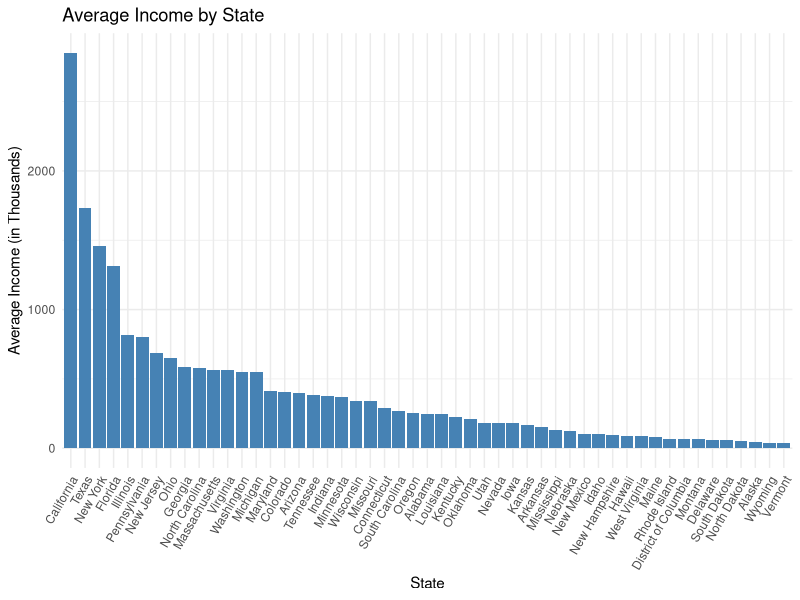
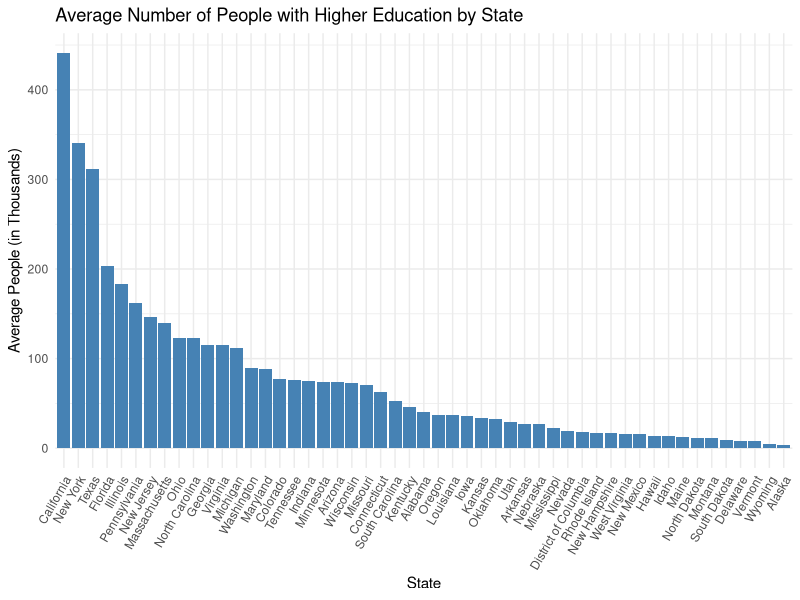
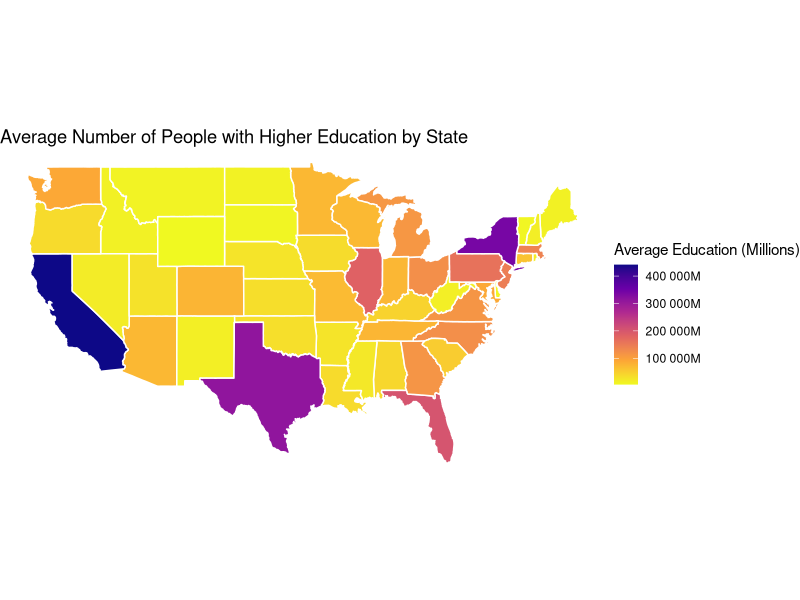
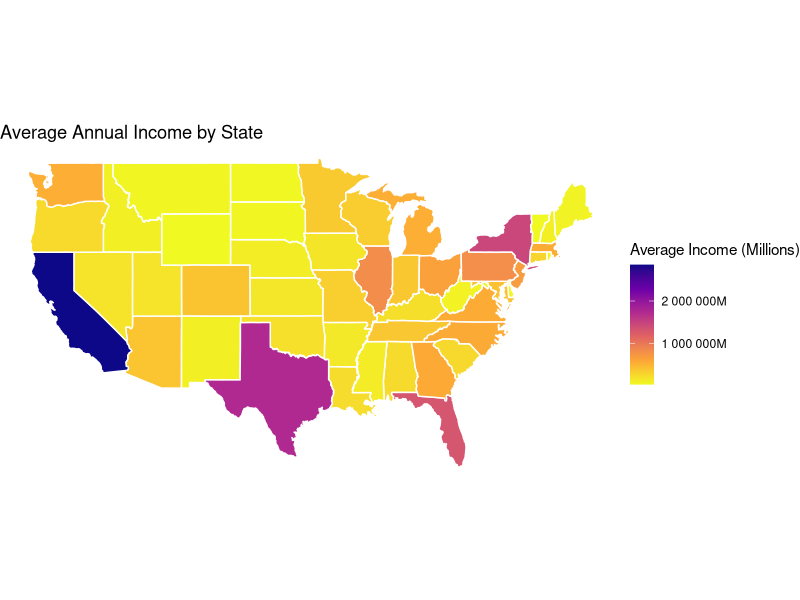
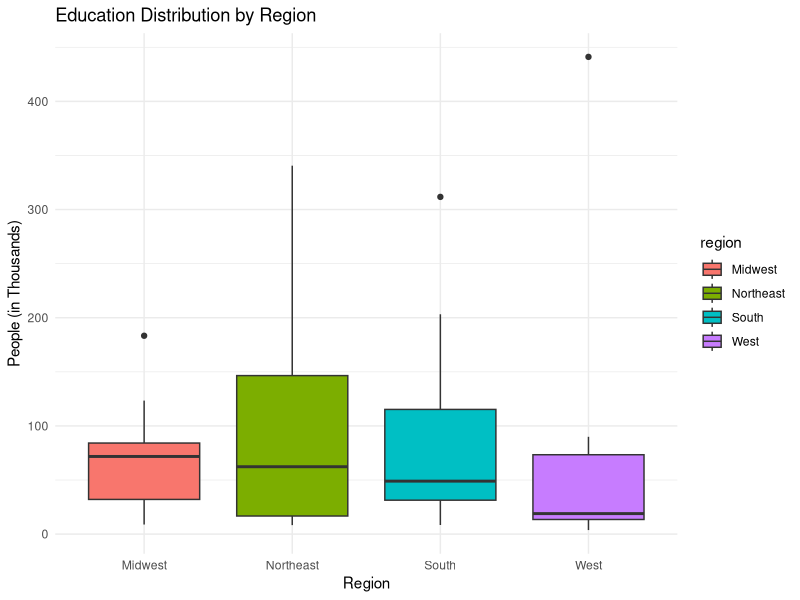
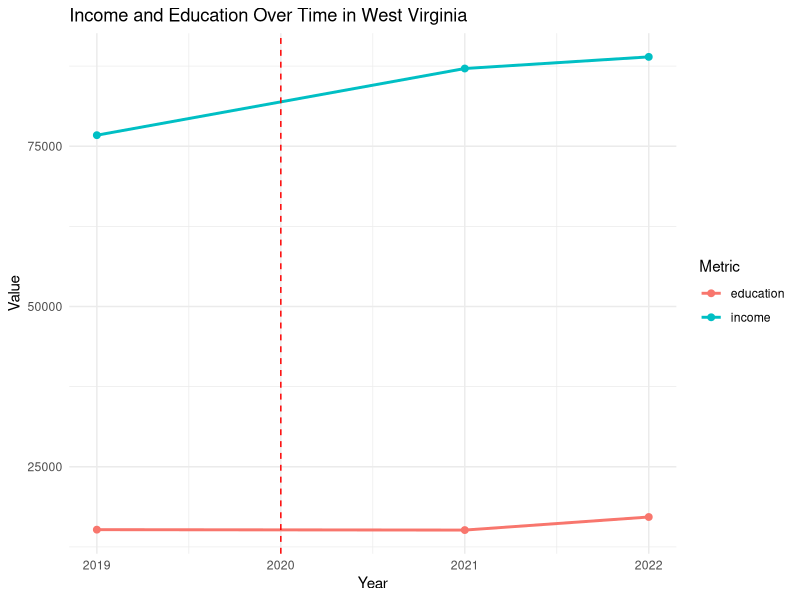

Source code (R) for these figures, in order:


#Install packages

install.packages("tidyverse")
library(tidyverse)
library(readr)
library(dplyr)
library(purrr)
library(tidyr)
library(ggplot2)
install.packages("maps")
library(maps)


##INIT##


#Setting The Working Directory
setwd("~/Documents/GitHub/Obesity/data")


##Load data

education2019 <- read_csv("education2019.csv")
education2021 <- read_csv("educayion2021.csv")
education2022 <- read_csv("education2022.csv")
income2019 <- read_csv("income2019.csv")
income2021 <- read_csv("income2021.csv")
income2022 <- read_csv("income2022.csv")




###Data cleaning####

##Education data

#Selection of columns with total estimate for each year

col_numbers<- c(2,seq(3,604, by=12))
education2019_clean<-education2019[,col_numbers]

col_numbers<- c(2,seq(3,604, by=12))
education2021_clean<-education2021[,col_numbers]

col_numbers<- c(2,seq(3,604, by=12))
education2022_clean<-education2022[,col_numbers]

# Add column year

education2019_clean <- education2019_clean %>%
  mutate(year = 2019)

education2021_clean <- education2021_clean %>%
  mutate(year = 2021)

education2022_clean <- education2022_clean %>%
  mutate(year = 2022)


#Selection of Population 18-24 years with bachelor's degree or higher for each year

Bachelor_2019 <- education2019_clean[6, ]

Bachelor_2021 <- education2021_clean[6, ]

Bachelor_2022 <- education2022_clean[6, ]


#Merge education data

merged_education <- bind_rows(Bachelor_2019, Bachelor_2021, Bachelor_2022)

#Rename column

merged_education_clean <- merged_education %>%
  rename(Variable = `Label..Grouping.`)

#Match the structure of the education data for consistent analysis
#Change states names

merged_education_clean <- merged_education_clean %>%
  select(-Variable, -1) %>%
  pivot_longer(-year, names_to = "GeoName", values_to = "education")%>%
  mutate(GeoName = gsub("\\.\\.Total\\.\\.Estimate", "", GeoName))
  
# Remove dots in states names
  merged_education_clean <- merged_education_clean %>%
  mutate(GeoName = gsub("\\.", " ", GeoName))
  
#Check state names

unique(merged_education_clean$GeoName)

#Convert column education to numeric
merged_education_clean <- merged_education_clean %>%
  mutate(education = as.numeric(gsub(",", "", education)))



##Income data

#Add column year and rename column

income2019_clean <- income2019 %>%
  mutate(year = 2019)%>%
  rename(income = X2019)

income2021_clean <- income2021 %>%
  mutate(year = 2021)%>%
  rename(income = X2021)

income2022_clean <- income2022 %>%
  mutate(year = 2022)%>%
  rename(income = X2022)


#Merge income data

merged_income <- bind_rows(income2019_clean, income2021_clean, income2022_clean)

#Remove rows and columns not relevant to the analysis

merged_income_clean <- merged_income %>%
  filter(GeoName != "United States")%>%
  select(year, income, GeoName)%>%
  filter(!is.na(income))



###Creation of new variables###

#Calculation of average income per state

average_income <- merged_income_clean %>%
  group_by(GeoName) %>%
  summarise(avg_income = mean(income, na.rm = TRUE))%>%
  arrange(desc(avg_income))

#Plot figure

ggplot(average_income, aes(x = reorder(GeoName, -avg_income), y = avg_income/1e3)) +
  geom_bar(stat = "identity", fill = "steelblue") +
  theme_minimal() +
  labs(
    title = "Average Income by State",
    x = "State",
    y = "Average Income (in Thousands)"
  ) +
  theme(axis.text.x = element_text(angle = 60, hjust = 1))
  
#Calculation of average education per state and remove commas and convert to numeric

average_education <- merged_education_clean %>%
  mutate(education = as.numeric(gsub(",", "", education))) %>%
  group_by(GeoName) %>%
  summarise(avg_education = mean(education, na.rm = TRUE))%>%
  arrange(desc(avg_education))

#Plot figure

ggplot(average_education, aes(x = reorder(GeoName, -avg_education), y = avg_education/1e3)) +
  geom_bar(stat = "identity", fill = "steelblue") +
  theme_minimal() +
  labs(
    title = "Average Number of People with Higher Education by State",
    x = "State",
    y = "Average People (in Thousands)"
  ) +
  theme(axis.text.x = element_text(angle = 60, hjust = 1))

###Visualization###

##Visualize spatial variation

#Install packages

library(ggplot2)
library(dplyr)
library(maps)

#Education data
# Map data for U.S. states

us_states <- map_data("state")

#Change education data to match map data

education_map <- average_education %>%
  mutate(region = tolower(GeoName))

#Merge the education data to the US map data

education_map <- us_states %>%
  left_join(education_map, by = "region")

# Plot average education per state with color scale in millions

ggplot(education_map, aes(x = long, y = lat, group = group, fill = avg_education)) +
  geom_polygon(color = "white") +
  coord_fixed(1.3) +
  labs(
    title = "Average Number of People with Higher Education by State",
    fill = "Average Education (Millions)"
  ) +
  scale_fill_viridis_c(option = "plasma", direction = -1, labels = scales::label_number(suffix = "M", accuracy = 1)) +
  theme_void()


#Income data


# Map data for U.S. states

us_states <- map_data("state")

#Change education data to match map data

income_map <- average_income %>%
  mutate(region = tolower(GeoName))

#Merge the education data to the US map data

income_map <- us_states %>%
  left_join(income_map, by = "region")

# Plot average income per state with color scale in millions

ggplot(income_map, aes(x = long, y = lat, group = group, fill = avg_income)) +
  geom_polygon(color = "white") +
  coord_fixed(1.3) +
  labs(
    title = "Average Annual Income by State",
    fill = "Average Income (Millions)"
  ) +
  scale_fill_viridis_c(option = "plasma", direction = -1, labels = scales::label_number(suffix = "M", accuracy = 1)) +
  theme_void()


##Visualize Sub-population variation

# Create a data frame that maps states to regions
state_regions <- data.frame(
  GeoName = c(
    "Connecticut", "Maine", "Massachusetts", "New Hampshire", "Rhode Island", "Vermont",
    "New Jersey", "New York", "Pennsylvania",
    "Illinois", "Indiana", "Michigan", "Ohio", "Wisconsin",
    "Iowa", "Kansas", "Minnesota", "Missouri", "Nebraska", "North Dakota", "South Dakota",
    "Delaware", "Florida", "Georgia", "Maryland", "North Carolina", "South Carolina", 
    "Virginia", "Washington D.C.", "West Virginia", "Alabama", "Kentucky", "Mississippi", 
    "Tennessee", "Arkansas", "Louisiana", "Oklahoma", "Texas",
    "Arizona", "Colorado", "Idaho", "Montana", "Nevada", "New Mexico", 
    "Utah", "Wyoming", "Alaska", "California", "Hawaii", "Oregon", "Washington"
  ),
  region = c(
    rep("Northeast", 9),
    rep("Midwest", 12),
    rep("South", 17),
    rep("West", 13)
  )
)

#Merge average education and regions
education_states <- average_education %>%
  inner_join(state_regions, by = "GeoName")

#Plot
ggplot(education_states, aes(x = region, y = avg_education / 1e3, fill = region)) +
  geom_boxplot() +
  theme_minimal() +
  labs(
    title = "Education Distribution by Region",
    x = "Region",
    y = "People (in Thousands)"
  )
##Visualize Temporal Variation

# Merge education data and income data

merged_data <-merged_education_clean%>%
  left_join(merged_income_clean, by = c("GeoName", "year"))

#Select West Virginia because it is the state with the highest obesity rate

west_virginia_data <- merged_data %>%
  filter(GeoName == "West Virginia") %>%
  select(year, income, education)

# Prepare date before plotting
plot_temporal <- west_virginia_data %>%
  pivot_longer(cols = c(income, education),
               names_to = "Metric", values_to = "value")

# Plot
ggplot(plot_temporal, aes(x = year, y = value, color = Metric)) +
  geom_line(size = 1) +
  geom_point(size = 2) +
  geom_vline(xintercept = 2020, linetype = "dashed", color = "red") +
  labs(
    title = "Income and Education Over Time in West Virginia",
    x = "Year",
    y = "Value",
    color = "Metric"
  ) +
  theme_minimal()
